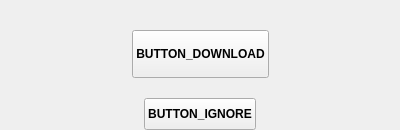
<?xml version="1.0" encoding="UTF-8"?>
<ui version="4.0">
 <class>NewVersionAvailable</class>
 <widget class="QWidget" name="NewVersionAvailable">
  <property name="geometry">
   <rect>
    <x>0</x>
    <y>0</y>
    <width>400</width>
    <height>130</height>
   </rect>
  </property>
  <property name="windowTitle">
   <string>Form</string>
  </property>
  <layout class="QVBoxLayout" name="verticalLayout_2">
   <property name="spacing">
    <number>10</number>
   </property>
   <property name="leftMargin">
    <number>0</number>
   </property>
   <property name="topMargin">
    <number>0</number>
   </property>
   <property name="rightMargin">
    <number>0</number>
   </property>
   <property name="bottomMargin">
    <number>0</number>
   </property>
   <item>
    <layout class="QVBoxLayout" name="verticalLayout">
     <item>
      <widget class="QLabel" name="label">
       <property name="font">
        <font>
         <pointsize>12</pointsize>
        </font>
       </property>
       <property name="text">
        <string/>
       </property>
       <property name="alignment">
        <set>Qt::AlignCenter</set>
       </property>
      </widget>
     </item>
     <item>
      <layout class="QHBoxLayout" name="horizontalLayout_3">
       <item>
        <spacer name="horizontalSpacer_3">
         <property name="orientation">
          <enum>Qt::Horizontal</enum>
         </property>
         <property name="sizeHint" stdset="0">
          <size>
           <width>40</width>
           <height>20</height>
          </size>
         </property>
        </spacer>
       </item>
       <item>
        <widget class="ParsecButton" name="button_download">
         <property name="minimumSize">
          <size>
           <width>0</width>
           <height>48</height>
          </size>
         </property>
         <property name="font">
          <font>
           <weight>75</weight>
           <bold>true</bold>
          </font>
         </property>
         <property name="layoutDirection">
          <enum>Qt::RightToLeft</enum>
         </property>
         <property name="styleSheet">
          <string notr="true"/>
         </property>
         <property name="text">
          <string>BUTTON_DOWNLOAD</string>
         </property>
         <property name="iconSize">
          <size>
           <width>30</width>
           <height>30</height>
          </size>
         </property>
        </widget>
       </item>
       <item>
        <spacer name="horizontalSpacer_4">
         <property name="orientation">
          <enum>Qt::Horizontal</enum>
         </property>
         <property name="sizeHint" stdset="0">
          <size>
           <width>40</width>
           <height>20</height>
          </size>
         </property>
        </spacer>
       </item>
      </layout>
     </item>
    </layout>
   </item>
   <item>
    <layout class="QHBoxLayout" name="horizontalLayout_2">
     <property name="topMargin">
      <number>10</number>
     </property>
     <item>
      <spacer name="horizontalSpacer">
       <property name="orientation">
        <enum>Qt::Horizontal</enum>
       </property>
       <property name="sizeHint" stdset="0">
        <size>
         <width>40</width>
         <height>20</height>
        </size>
       </property>
      </spacer>
     </item>
     <item>
      <widget class="ParsecButton" name="button_ignore">
       <property name="minimumSize">
        <size>
         <width>0</width>
         <height>32</height>
        </size>
       </property>
       <property name="font">
        <font>
         <weight>75</weight>
         <bold>true</bold>
        </font>
       </property>
       <property name="layoutDirection">
        <enum>Qt::RightToLeft</enum>
       </property>
       <property name="styleSheet">
        <string notr="true"/>
       </property>
       <property name="text">
        <string>BUTTON_IGNORE</string>
       </property>
       <property name="iconSize">
        <size>
         <width>20</width>
         <height>20</height>
        </size>
       </property>
      </widget>
     </item>
     <item>
      <spacer name="horizontalSpacer_2">
       <property name="orientation">
        <enum>Qt::Horizontal</enum>
       </property>
       <property name="sizeHint" stdset="0">
        <size>
         <width>40</width>
         <height>20</height>
        </size>
       </property>
      </spacer>
     </item>
    </layout>
   </item>
  </layout>
 </widget>
 <customwidgets>
  <customwidget>
   <class>ParsecButton</class>
   <extends>QPushButton</extends>
   <header>parsec.core.gui.custom_widgets</header>
  </customwidget>
 </customwidgets>
 <resources/>
 <connections/>
</ui>
